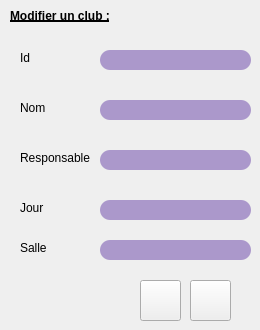
     <widget class="QWidget" name="page_2">
      <widget class="QLineEdit" name="lineEdit_modif_res_c">
       <property name="geometry">
        <rect>
         <x>100</x>
         <y>150</y>
         <width>151</width>
         <height>20</height>
        </rect>
       </property>
       <property name="styleSheet">
        <string notr="true">border-color: rgb(255, 255, 255);

border-radius: 10px;
background-color: rgb(171, 152, 203);</string>
       </property>
      </widget>
      <widget class="QLabel" name="label_5">
       <property name="geometry">
        <rect>
         <x>10</x>
         <y>0</y>
         <width>241</width>
         <height>31</height>
        </rect>
       </property>
       <property name="styleSheet">
        <string notr="true">font: 75 15pt &quot;Quicksand&quot;;
text-decoration: underline;
font-weight:bold;</string>
       </property>
       <property name="text">
        <string>Modifier un club :</string>
       </property>
      </widget>
      <widget class="QLineEdit" name="lineEdit_modif_id_c">
       <property name="geometry">
        <rect>
         <x>100</x>
         <y>50</y>
         <width>151</width>
         <height>20</height>
        </rect>
       </property>
       <property name="styleSheet">
        <string notr="true">border-color: rgb(255, 255, 255);

border-radius: 10px;
background-color: rgb(171, 152, 203);</string>
       </property>
      </widget>
      <widget class="QLineEdit" name="lineEdit_modif_salle_c">
       <property name="geometry">
        <rect>
         <x>100</x>
         <y>240</y>
         <width>151</width>
         <height>20</height>
        </rect>
       </property>
       <property name="styleSheet">
        <string notr="true">border-color: rgb(255, 255, 255);

border-radius: 10px;
background-color: rgb(171, 152, 203);</string>
       </property>
      </widget>
      <widget class="QLineEdit" name="lineEdit_modif_nom_c">
       <property name="geometry">
        <rect>
         <x>100</x>
         <y>100</y>
         <width>151</width>
         <height>20</height>
        </rect>
       </property>
       <property name="styleSheet">
        <string notr="true">border-color: rgb(255, 255, 255);

border-radius: 10px;
background-color: rgb(171, 152, 203);</string>
       </property>
      </widget>
      <widget class="QPushButton" name="pushButton_3">
       <property name="geometry">
        <rect>
         <x>190</x>
         <y>280</y>
         <width>41</width>
         <height>41</height>
        </rect>
       </property>
       <property name="styleSheet">
        <string notr="true">border-image: url(:/new/prefix1/icon/annuler.png);</string>
       </property>
       <property name="text">
        <string/>
       </property>
      </widget>
      <widget class="QPushButton" name="pushButton_modif_club">
       <property name="geometry">
        <rect>
         <x>140</x>
         <y>280</y>
         <width>41</width>
         <height>41</height>
        </rect>
       </property>
       <property name="styleSheet">
        <string notr="true">border-image: url(:/new/prefix1/icon/ok.png);</string>
       </property>
       <property name="text">
        <string/>
       </property>
      </widget>
      <widget class="QLineEdit" name="lineEdit_modif_jour_c">
       <property name="geometry">
        <rect>
         <x>100</x>
         <y>200</y>
         <width>151</width>
         <height>20</height>
        </rect>
       </property>
       <property name="styleSheet">
        <string notr="true">border-color: rgb(255, 255, 255);

border-radius: 10px;
background-color: rgb(171, 152, 203);</string>
       </property>
      </widget>
      <widget class="QLabel" name="label_34">
       <property name="geometry">
        <rect>
         <x>20</x>
         <y>50</y>
         <width>16</width>
         <height>16</height>
        </rect>
       </property>
       <property name="text">
        <string>Id</string>
       </property>
      </widget>
      <widget class="QLabel" name="label_35">
       <property name="geometry">
        <rect>
         <x>20</x>
         <y>100</y>
         <width>73</width>
         <height>16</height>
        </rect>
       </property>
       <property name="text">
        <string>Nom</string>
       </property>
      </widget>
      <widget class="QLabel" name="label_37">
       <property name="geometry">
        <rect>
         <x>20</x>
         <y>150</y>
         <width>71</width>
         <height>16</height>
        </rect>
       </property>
       <property name="text">
        <string>Responsable</string>
       </property>
      </widget>
      <widget class="QLabel" name="label_38">
       <property name="geometry">
        <rect>
         <x>20</x>
         <y>200</y>
         <width>56</width>
         <height>16</height>
        </rect>
       </property>
       <property name="text">
        <string>Jour</string>
       </property>
      </widget>
      <widget class="QLabel" name="label_39">
       <property name="geometry">
        <rect>
         <x>20</x>
         <y>240</y>
         <width>56</width>
         <height>16</height>
        </rect>
       </property>
       <property name="text">
        <string>Salle</string>
       </property>
      </widget>
     </widget>
